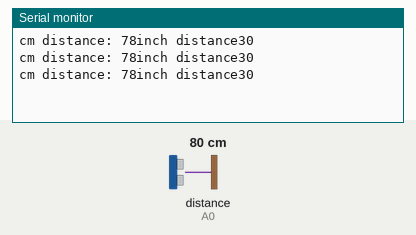
This sketch was run on a simulated Arduino Uno, built with avr-gcc and run on an emulated ATmega328P. Shown: the last lines printed to the serial monitor. Wiring (inferred from the names in the program): ultrasonic range finder: trigger A1; echo A0. Inputs (shaded band) come from the test bench; at power-on: distance to the obstacle (sensor on A0) 80 cm. The echo pulse lasts 58.3 µs per cm.

Above: at 1.3 s.
1.4 s: distance to the obstacle (sensor on A0) set to 2 cm
At 1.9 s:
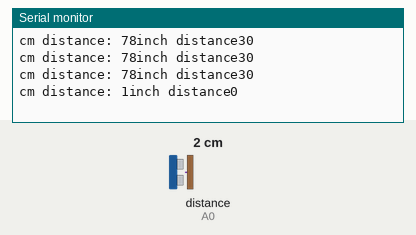
2.9 s: distance to the obstacle (sensor on A0) set to 4 cm
At 3.4 s:
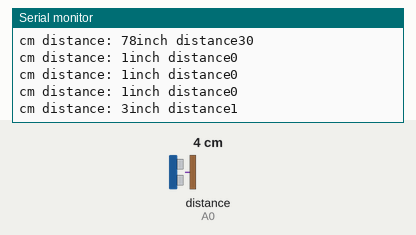
Timing chart, 0 to 5.9 s (numbered marks = the images above; inputs shaded):
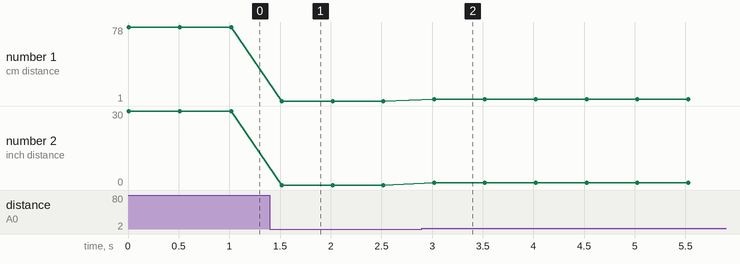

The sketch:

Ultrasonic_sensor_test.ino
```cpp
const int trigPin = A1;
const int echoPin = A0;
long duration;
int distanceCm, distanceInch;

void setup() {
  Serial.begin(9600);
  pinMode(trigPin, OUTPUT);
  pinMode(echoPin, INPUT);
}

void ping(){
  digitalWrite(trigPin, LOW);
  delayMicroseconds(2);

  digitalWrite(trigPin, HIGH);
  delayMicroseconds(10);

  digitalWrite(trigPin, LOW);
  duration = pulseIn(echoPin, HIGH);

  distanceCm= duration*0.034/2;
  distanceInch = duration*0.0133/2;
}

void loop() {
  ping();
  Serial.print("cm distance: ");
  Serial.print(distanceCm);
  Serial.print("inch distance");
  Serial.println(distanceInch);
  delay(500);
}
```

Measured:
- after the input at 1.4 s, the serial monitor: prints a new line after 0.12 s (image 1)
- after the input at 2.9 s, the serial monitor: prints a new line after 0.12 s (image 2)
- plotted number 1: 78 → 1 after the input at 1.4 s, 1 → 3 after the input at 2.9 s
- plotted number 2: 30 → 0 after the input at 1.4 s
